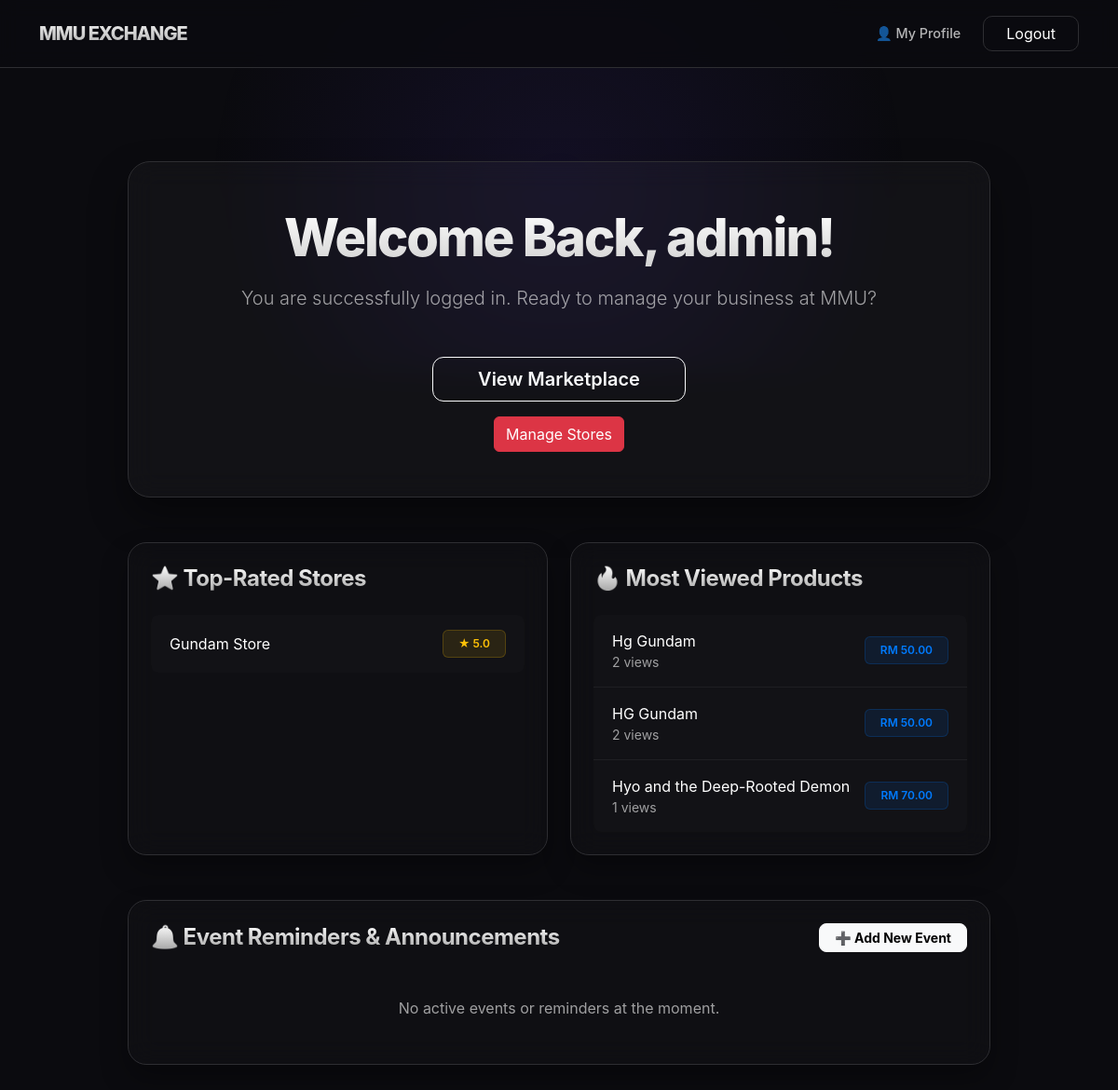
The page /dashboard (signed in) on the database its author committed.
### app.py (models this page shows)
class User(db.Model, UserMixin):
    id = db.Column(db.Integer, primary_key=True)                                             #identity column for user
    username = db.Column(db.String(20), nullable=False, unique=True)                         #both of these fields cant be empty
    password = db.Column(db.String(80), nullable=False)
    store = db.relationship('Store',backref='owner',uselist=False)                            #relationship (User -> Store)

class Store(db.Model):
    id = db.Column(db.Integer, primary_key=True)
    name = db.Column(db.String(100), nullable=False)
    description = db.Column(db.String(200))
    phone_number = db.Column(db.String(20), nullable=True)                                 #phone number support
    rating = db.Column(
        db.Float,
        default=0
    )
    user_id = db.Column(
        db.Integer,
        db.ForeignKey('user.id'),
        nullable=False
    )

class Product(db.Model):
    id = db.Column(db.Integer, primary_key=True)                                               #creates unique id for every product
    name = db.Column(
        db.String(100),                                                                        #maximum 100 characters
        nullable=False                                                                         #cant leave this field empty
    )
    price = db.Column(
        db.Float,                                                                               #allow decimal numbers
        nullable=False
    )
    category = db.Column(
        db.String(50)
    )
    image_url = db.Column(                                                                      #store image links to display images on the website
        db.String(500)
    )
    store_id = db.Column(                                                                        #connects Product -> Store
        db.Integer,
        db.ForeignKey('store.id'),
        nullable=False
    )

### app.py (the view)
@app.route('/dashboard', methods=['GET', 'POST'])
@login_required
def dashboard():
    user_stores = Store.query.filter_by(
        user_id=current_user.id
    ).all()
    top_rated_stores = db.session.query(
        Store.name,
        func.avg(StoreRating.rating).label('avg_rating')
    ).join(
        StoreRating,
        Store.id == StoreRating.store_id
    ).group_by(
        Store.id
    ).order_by(
        func.avg(StoreRating.rating).desc()
    ).limit(5).all()
    most_viewed_products = db.session.query(
    Product,
    func.count(ProductView.id).label('views')
).join(
    ProductView,
    Product.id == ProductView.product_id
).group_by(
    Product.id
).order_by(
    func.count(ProductView.id).desc()
).limit(5).all()
    upcoming_events = Event.query.filter(
        Event.event_date >= datetime.now(timezone.utc)
    ).order_by(
        Event.event_date.asc()
    ).all()
    notifications = Notification.query.filter_by(
        user_id=current_user.id,
        is_read=False
    ).all()
    return render_template(
    'dashboard.html',
    username=current_user.username,
    stores=top_rated_stores,
    products=most_viewed_products,
    events=upcoming_events,
    notifications=notifications
)

### app.py (called while the page is built)
@Login_manager.user_loader                                                                   #allows app and flask login to work together when logging in
def load_user(user_id):
    return User.query.get(int(user_id))

### templates/dashboard.html (shortened to what this page needs)
<!DOCTYPE html>
<html lang="en">
<head>
    <link href="https://cdn.jsdelivr.net/npm/bootstrap@5.3.0/dist/css/bootstrap.min.css" rel="stylesheet">
</head>
<body>
    <div class="glow"></div>
    <nav class="navbar navbar-expand-lg navbar-dark sticky-top">
        <div class="container">
            <a class="navbar-brand" href="{{ url_for('home') }}">MMU EXCHANGE</a>
            <div class="ms-auto d-flex align-items-center gap-4">
                <a href="{{ url_for('profile') }}" class="nav-link-custom">👤 My Profile</a>
                <a class="btn btn-logout px-4" href="{{ url_for('logout') }}">Logout</a>
            </div>
        </div>
    </nav>
    <div class="container pb-5">
        <div class="row justify-content-center">
            <div class="col-md-10 text-center">
                <div class="card welcome-card">
                    <div class="card-body p-5">
                        <h1 class="display-4 mb-3">Welcome Back, {{ current_user.username }}!</h1>
                        <p class="lead text-muted-custom mb-5">You are successfully logged in. Ready to manage your business at MMU?</p>
                        <div class="d-flex flex-column align-items-center gap-3">
                            <div class="d-grid gap-3 d-sm-flex justify-content-sm-center">
                                <a href="{{ url_for('products') }}" class="btn btn-outline-light btn-marketplace btn-lg px-5">
                                    View Marketplace
                                </a>
                            </div>
                            {% if current_user.username == 'admin' %}
                            <a href="{{ url_for('manage_stores') }}"
                            class="btn btn-danger">
                            Manage Stores
                            </a>
                            {% endif %}
                        </div>
                    </div>
                </div>
            </div>
        </div>
        <div class="row justify-content-center mt-5">
            <div class="col-md-10">
                <div class="row g-4">
                   <div class="col-md-6">
    <div class="card analytics-card h-100">
        <div class="card-body p-4">
            <h4 class="section-title mb-4">
                ⭐ Top-Rated Stores
            </h4>
            <div class="list-group list-group-flush rounded-3 overflow-hidden">
               {% if stores %}
    {% for store in stores %}
    <div class="list-group-item list-group-item-custom d-flex justify-content-between align-items-center">
        <span>{{ store.name }}</span>
        <span class="badge badge-rating px-3 py-2">
            ★ {{ "%.1f"|format(store.avg_rating) }}
        </span>
    </div>
    {% endfor %}
{% else %}
    <div class="text-center text-muted-custom py-4">
        No stores available yet.
    </div>
{% endif %}
              </div>
        </div>
    </div>
</div>
<div class="col-md-6">
    <div class="card analytics-card h-100">
        <div class="card-body p-4">
            <h4 class="section-title mb-4">
                🔥 Most Viewed Products
            </h4>
            <div class="list-group list-group-flush rounded-3 overflow-hidden">
                {% if products %}
                    {% for product in products %}
                    <div class="list-group-item list-group-item-custom d-flex justify-content-between align-items-center">
                        <div>
                            <span>{{ product[0].name }}</span>
                            <small class="text-muted-custom d-block">
                                {{ product[1] }} views
                            </small>
                        </div>
                        <span class="badge badge-views px-3 py-2">
                            RM {{ "%.2f"|format(product[0].price) }}
                        </span>
                    </div>
                    {% endfor %}
                {% else %}
                    <div class="text-center text-muted-custom py-4">
                        No products available yet.
                    </div>
                {% endif %}
            </div>
        </div>
    </div>
</div>
                </div>
            </div>
        </div>
        <div class="row justify-content-center mt-5">
            <div class="col-md-10">
                <div class="card analytics-card">
                    <div class="card-body p-4">
                        <div class="d-flex justify-content-between align-items-center mb-4">
                            <h4 class="section-title mb-0">🔔 Event Reminders & Announcements</h4>
                            {% if current_user.username == 'admin' %}
                                <a href="{{ url_for('add_event') }}" class="btn btn-sm btn-light px-3 fw-bold" style="border-radius: 8px;">
                                    ➕ Add New Event
                                </a>
                            {% endif %}
                        </div>
                        <div class="row g-3">
                            {% if events %}
                                {% for event in events %}
                                <div class="col-12">
                                    <div class="p-3 event-box d-flex align-items-start justify-content-between gap-3">
                                        <div class="d-flex align-items-start gap-3">
                                            <div class="fs-3" style="color: #a288ff; line-height: 1;">📢</div>
                                            <div>
                                                <h5 class="mb-1 text-white fw-bold" style="font-size: 1.05rem;">{{ event.title }}</h5>
                                                <p class="mb-2 small" style="color: rgba(255,255,255,0.6); line-height: 1.5;">{{ event.description }}</p>
                                                <div class="d-flex flex-wrap gap-3 small" style="color: rgba(255,255,255,0.4);">
                                                    <span>📅 <strong>Date:</strong> {{ event.date }}</span>
                                                    <span>📍 <strong>Location:</strong> {{ event.location }}</span>
                                                </div>
                                            </div>
                                        </div>
                                        {% if current_user.username == 'admin' %}
                                        <div class="d-flex gap-2 flex-shrink-0">
                                            <a href="{{ url_for('edit_event', event_id=event.id) }}" class="btn btn-sm btn-outline-light px-3" style="border-radius: 8px; border-color: rgba(255,255,255,0.15); font-size: 0.8rem; transition: 0.2s;">
                                                ✏️ Edit
                                            </a>
                                            <form action="{{ url_for('delete_event', event_id=event.id) }}" method="POST" onsubmit="return confirm('Betul ke nak padam event ni?');" style="margin:0;">
                                                <button type="submit" class="btn btn-sm btn-outline-danger px-3" style="border-radius: 8px; font-size: 0.8rem; transition: 0.2s;">
                                                    🗑️ Delete
                                                </button>
                                            </form>
                                        </div>
                                        {% endif %}
                                    </div>
                                </div>
                                {% endfor %}
                            {% else %}
                                <div class="col-12 text-center text-muted-custom py-4">
                                    No active events or reminders at the moment.
                                </div>
                            {% endif %}
                        </div>
                    </div>
                </div>
            </div>
        </div>
    </div>
</body>
</html>

### templates/dashboard.html (style rules this page uses)
body { background-color: #0b0b0f; min-height: 100vh; color: white; font-family: 'Inter', -apple-system, sans-serif; margin: 0; }
.glow { position: fixed; top: 0; left: 50%; transform: translateX(-50%); width: 1000px; height: 400px; background: radial-gradient(circle, rgba(94, 59, 238, 0.1) 0%, rgba(11, 11, 15, 0) 70%); z-index: 0; pointer-events: none; }
.navbar { background: rgba(11, 11, 15, 0.8) !important; backdrop-filter: blur(10px); border-bottom: 1px solid #2e2e32; padding: 1rem 0; z-index: 10; }
.navbar-brand { font-weight: 800; letter-spacing: -1px; background: linear-gradient(180deg, #ffffff 0%, #a2a2a2 100%); -webkit-background-clip: text; -webkit-text-fill-color: transparent; }
.welcome-card { margin-top: 100px; background: rgba(255, 255, 255, 0.03); backdrop-filter: blur(15px); border-radius: 24px; border: 1px solid #2e2e32; box-shadow: 0 20px 40px rgba(0, 0, 0, 0.4); position: relative; z-index: 1; }
.analytics-card { background: rgba(255, 255, 255, 0.02); backdrop-filter: blur(15px); border-radius: 20px; border: 1px solid #2e2e32; box-shadow: 0 15px 30px rgba(0, 0, 0, 0.3); position: relative; z-index: 1; }
.display-4 { font-weight: 800; letter-spacing: -2px; background: linear-gradient(180deg, #ffffff 0%, #d1d1d1 100%); -webkit-background-clip: text; -webkit-text-fill-color: transparent; }
.section-title { font-weight: 700; letter-spacing: -0.5px; background: linear-gradient(180deg, #ffffff 0%, #a2a2a2 100%); -webkit-background-clip: text; -webkit-text-fill-color: transparent; }
.text-muted-custom { color: rgba(255, 255, 255, 0.6); }
.btn-logout { border: 1px solid #2e2e32; color: #ffffff; border-radius: 10px; transition: 0.2s; }
.nav-link-custom { color: rgba(255, 255, 255, 0.7); text-decoration: none; font-size: 0.9rem; font-weight: 500; transition: 0.2s; display: inline-block; }
.btn-marketplace { border-radius: 12px; font-weight: 600; transition: 0.3s; }
.list-group-item-custom { background: rgba(255, 255, 255, 0.01) !important; border-bottom: 1px solid #1f1f23 !important; color: white !important; padding: 1rem 1.25rem; }
.list-group-item-custom:last-child { border-bottom: none !important; }
.badge-rating { background: rgba(255, 193, 7, 0.1); color: #ffc107; border: 1px solid rgba(255, 193, 7, 0.2); font-weight: 600; }
.badge-views { background: rgba(0, 123, 255, 0.1); color: #007bff; border: 1px solid rgba(0, 123, 255, 0.2); font-weight: 600; }

### rows shown on the page
User: username "admin"
Store: name "Gundam Store", avg_rating "5.0"
Product: name "Hg Gundam", product "2", price "50.00"
Product: name "HG Gundam", product "2", price "50.00"
Product: name "Hyo and the Deep-Rooted Demon", product "1", price "70.00"
